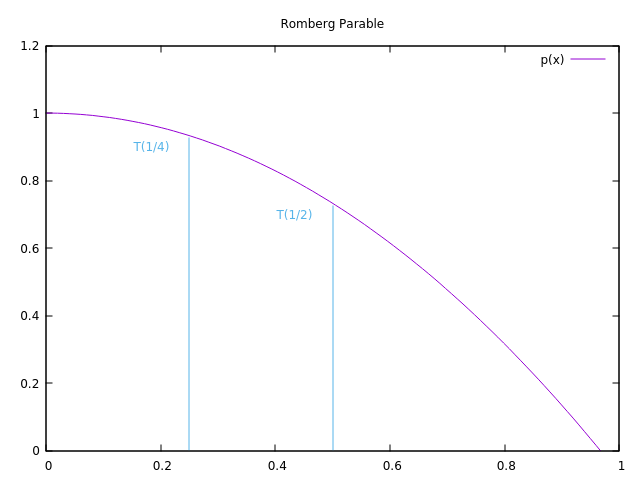

The gnuplot source for this figure:
set title "Romberg Parable"
set xrange [0:1]
set yrange [0:1.2]

f(x) = 5/(exp(pi)-2)*exp(2*x)*cos(x)
p(a,x)= a*x**2 + 1

set arrow 1 from 0.5,0.001 to 0.5,0.724727 nohead lt 3
set arrow 2 from 0.25,0.001 to 0.25,0.925565 nohead lt 3

set label 1 at 0.4,0.7
set label 1 "T(1/2)" tc lt 3
set label 2 at 0.15,0.9
set label 2 "T(1/4)" tc lt 3

plot p(-1.07,x) title "p(x)"
